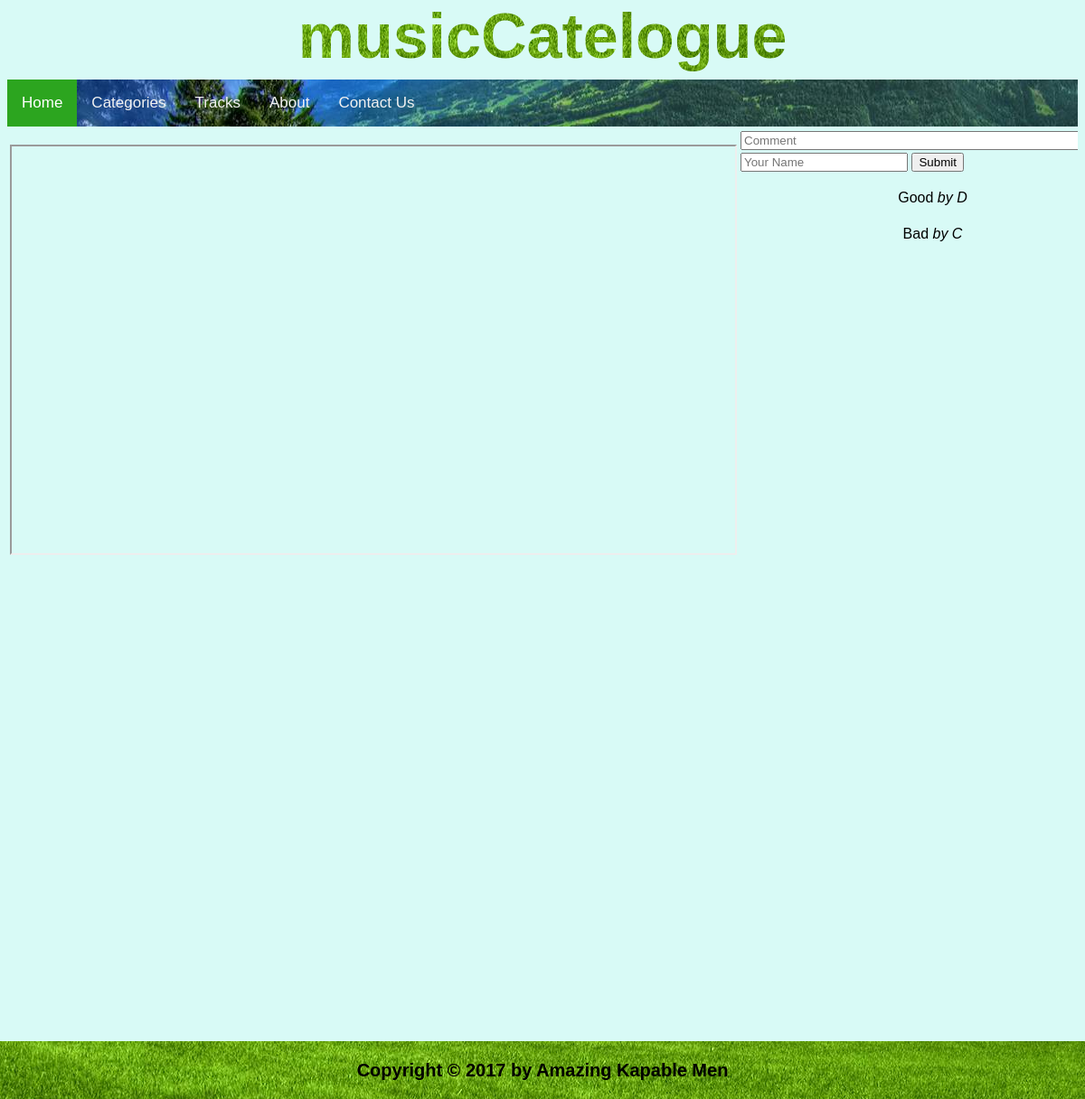
/index.php?track_id=4, run on the app's committed database.
### tables this page shows
CREATE TABLE `track` (
  `track_id` int(11) unsigned NOT NULL AUTO_INCREMENT,
  `category_id` int(11) NOT NULL,
  `title` varchar(255) NOT NULL DEFAULT '',
  `body` blob DEFAULT NULL,
  `author` varchar(255) NOT NULL,
  `created_at` datetime DEFAULT NULL,
  `youtube_link` varchar(255) DEFAULT NULL,
  PRIMARY KEY (`track_id`)
);

CREATE TABLE `comments` (
  `comment_id` int(11) unsigned NOT NULL AUTO_INCREMENT,
  `track_id` int(11) DEFAULT NULL,
  `author` varchar(255) DEFAULT NULL,
  `body` blob DEFAULT NULL,
  `created_at` timestamp NOT NULL DEFAULT current_timestamp() ON UPDATE current_timestamp(),
  PRIMARY KEY (`comment_id`)
);

### App/View/PlayerView.php (called while the page is built, shortened)
<?php
class PlayerView
{
    public function render($song, $commentData){
        $playerTemp = new PlayerTemp();
        $about = $playerTemp->getPlayer($song, $commentData);
        return null;
    }
}

### App/Controller/Player.php (called while the page is built, shortened)
<?php
class Player
{
    public function getDisplay(){
        $track_id = $_GET['track_id'];
        $model = new TracksModel();
        $pageData = $model->getPageData();
        $playerModel = new PlayerModel();
        $commentData = $playerModel->getCommentData($track_id);
        $song = $pageData[$track_id-1];
        $route = new PlayerView();
        $display = $route->render($song, $commentData);
        return $display;
    }
}

### index.php (called while the page is built, shortened)
<?php
$req = [
    'method' => $_SERVER['REQUEST_METHOD'],
    'uri' => $_SERVER['REQUEST_URI'],
    'search' => isset($_GET['search']) ? $_GET['search']: null,
    'track_id' =>  isset($_GET['track_id']) ? $_GET['track_id']: null,
    'name' => isset($_POST['name']) ? $_POST['name']: null,
    'surname' => isset($_POST['surname']) ? $_POST['surname']: null,
    'email' =>  isset($_POST['email']) ? $_POST['email']: null,
    'phone' =>  isset($_POST['phone']) ? $_POST['phone']: null,
    'country' =>  isset($_POST['country']) ? $_POST['country']: null,
    'message' => isset($_POST['message']) ? $_POST['message']: null,
    'author' => isset($_POST['author']) ? $_POST['author']: null,
    'body' => isset($_POST['body']) ? $_POST['body']: null,
    'comment' => isset($_POST['comment']) ? $_POST['comment']: null,
    'author' => isset($_POST['author']) ? $_POST['author']: null,
    'track_idCom' => isset($_POST['track_idCom']) ? $_POST['track_idCom']: null,
];
$router = new Router();
$response = $router->getHandled($req);

### App/Repository/DatabaseConnection.php (called while the page is built, shortened)
<?php
class DatabaseConnection
{
    public function __construct()
    {
        $servername = "localhost";
        $username = "root";
        $password = "";
        $dbname = "bootcamp";
        $this->conn = mysqli_connect($servername, $username, $password, $dbname);
    }
}

### App/Repository/TracksList.php (called while the page is built, shortened)
<?php
class TracksList extends DatabaseConnection
{
    public function getListOfTracks($type){
        switch ($type){
            default:
                $sql = "SELECT * FROM track";
        }
        $result = mysqli_query($this->conn, $sql);
        $listOfTracks = [];
        if (mysqli_num_rows($result) > 0) {
            while($row = mysqli_fetch_assoc($result)) {
                $listOfTracks[] = array(
                    'track_id' => $row["track_id"],
                    'title' => $row["title"],
                    'author' => $row["author"],
                    'body' => $row["body"],
                    'date' => $row["created_at"],
                    'youtube_link' => $row["youtube_link"],
                );
            }
            return $listOfTracks;
        } else {
            echo "0 results";
            return $listOfTracks;
        }
    }
}

### App/Model/TracksModel.php (called while the page is built, shortened)
<?php
class TracksModel
{
    public function getPageData(){
        $tracks = new TracksList();
        $pageData = $tracks->getListOfTracks('All');
        return $pageData;
    }
}

### App/Repository/CommentsList.php (called while the page is built, shortened)
<?php
class CommentsList extends DatabaseConnection
{
    public function getListOfComments($track_id)
    {
        $sql = "SELECT * FROM comments WHERE track_id = $track_id ORDER BY created_at DESC ";
        $result = mysqli_query($this->conn, $sql);
        $listOfComments = [];
        if (mysqli_num_rows($result) > 0) {
            while ($row = mysqli_fetch_assoc($result)) {
                $listOfComments[] = array(
                    'comment_id' => $row["comment_id"],
                    'track_id' => $row["track_id"],
                    'author' => $row["author"],
                    'body' => $row["body"],
                    'created_at' => $row["created_at"],
                );
            }
            return $listOfComments;
        } else {
            return $listOfComments;
        }
    }
}

### App/Model/PlayerModel.php (called while the page is built, shortened)
<?php
class PlayerModel
{
    public function getCommentData($track_id){
        $comments = new CommentsList();
        $commentData = $comments->getListOfComments($track_id);
        return $commentData;
    }
}

### App/View/Templates/PlayerTemp.php (the view, shortened to what this page needs)
<?php
class PlayerTemp
{
    public function getPlayer($song, $commentData)
    {
        echo '
            <div  align="center" style="overflow-y: scroll; height:500px;">
                <form action="" method="post">
                    <table width="100%">
                        <tr>
                            <td align="left">
                                <iframe width="800" height="450" src="https://www.youtube.com/embed/'.$song['youtube_link'].'?autoplay=1"></iframe>
                                <h2>'.$song['title'].'</h2>
                                <p>'.$song['body'].'</p>
                            </td>
                            <td valign="top" width="100%">
                                <input type="text" placeholder="Comment" name="comment" size="50" />
                                <input type="text" name="author" placeholder="Your Name" />
                                <input type="hidden" name="track_idCom" value="'.$song['track_id'].'">
                                <input type="submit" value="Submit"/>
                                <div  align="center" style="overflow-y: scroll; height:550px;">';
                                    foreach($commentData as $value){
                                        echo '<p>'.$value['body'].'<I> by '. $value['author'].'</I></p>';
                                    }
                                echo '</div>
                            </td>
                        </tr>
                    </table>
                </form>
            </div>
        ';
    }
}

### App/View/Templates/HeaderTemp.php (style rules this page uses)
body { background: #D8FAF6; color: black; font-family: Arial, Helvetica, sans-serif; line-height: 150%; }
p { text-align: center; }
table { border: 0px; }

### data on the page
comments: body "Good", author "D"
comments: body "Bad", author "C"
